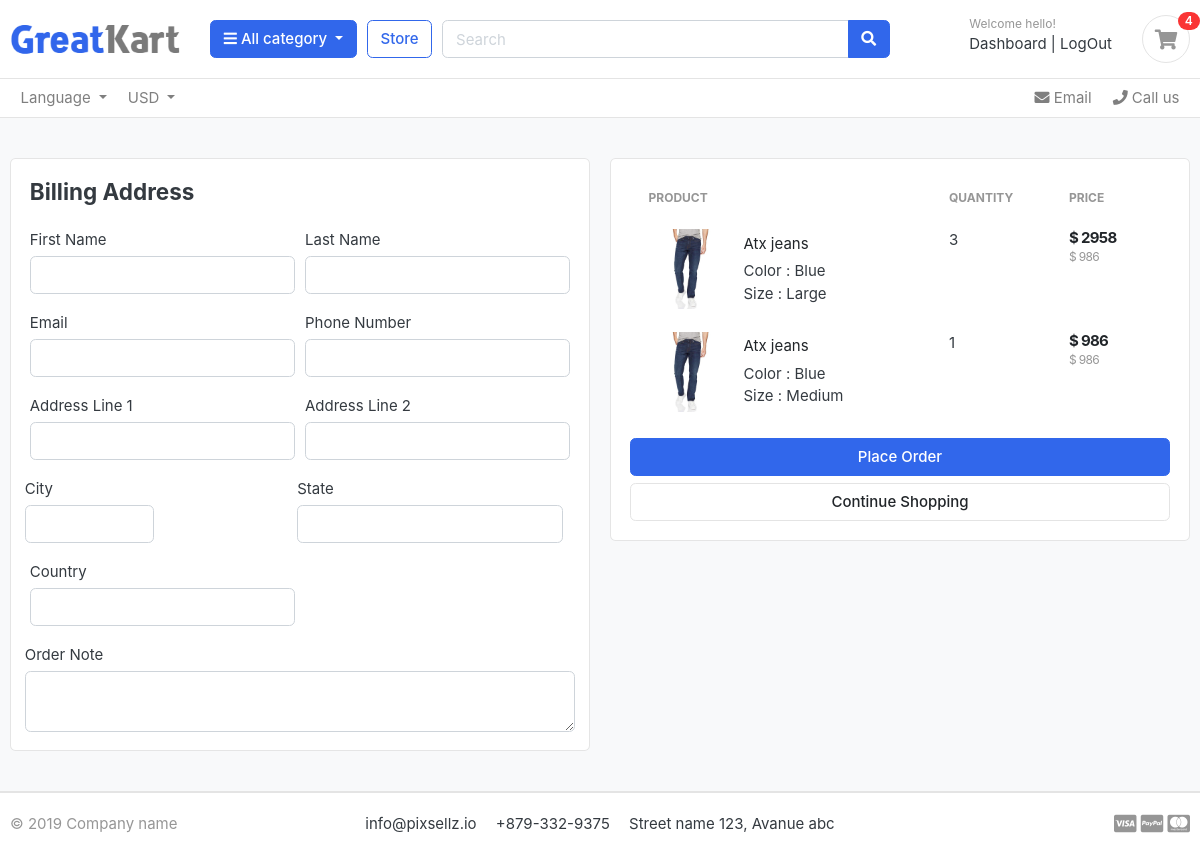
Page /carts/checkout/ (signed in) on the committed database.
### accounts/models.py (models this page shows, shortened)
class Accounts(AbstractBaseUser):
    first_name = models.CharField(max_length=50)
    last_name = models.CharField(max_length=50)
    username = models.CharField(max_length = 50,unique = True )
    email = models.EmailField(max_length=100,unique=True)
    phone_number = models.CharField(max_length=60)
    date_joined = models.DateTimeField(auto_now_add=True)
    last_login = models.DateTimeField(auto_now_add=True)
    is_admin = models.BooleanField(default=False)
    is_staff = models.BooleanField(default=False)
    is_active = models.BooleanField(default=False)
    is_superadmin= models.BooleanField(default=False)
    USERNAME_FIELD = 'email'
    REQUIRED_FIELDS = ['username','first_name','last_name']
    objects = MyAccountManager()

### carts/models.py (models this page shows, shortened)
class CartItem(models.Model):
    user = models.ForeignKey(Accounts,on_delete=models.CASCADE,null=True)
    product = models.ForeignKey(Product, on_delete=models.CASCADE)
    variations = models.ManyToManyField(Variational, blank=True)
    cart = models.ForeignKey(Cart, on_delete=models.CASCADE,null=True)
    quantity = models.IntegerField()
    is_active = models.BooleanField(default=True)
    def sub_total(self):
        return self.product.price*self.quantity

### store/models.py (models this page shows, shortened)
class Product(models.Model):
    product_name=models.CharField(max_length=200,unique=True)
    slug= models.SlugField(max_length=200,unique=True)
    description = models.TextField(max_length=500,blank=True)
    price = models.IntegerField()
    images = models.ImageField(upload_to='photos/products')
    stock = models.IntegerField()
    is_available = models.BooleanField(default=True)
    category = models.ForeignKey(Category,on_delete=models.CASCADE)
    created_date = models.DateTimeField(auto_now=True)
    modified_date = models.DateTimeField(auto_now = True)
    def get_url(self):
        return reverse('product_details',args = [self.category.slug,self.slug])

class Variational(models.Model):
    product=models.ForeignKey(Product, on_delete=models.CASCADE)
    variation_category=models.CharField(max_length=100,choices=variation_category_choice)
    variation_value = models.CharField(max_length=100)
    is_active = models.BooleanField(default=True)
    created_date = models.DateTimeField(auto_now=True)
    objects = VariationalManager()

### carts/views.py (the view)
# urls.py: path('checkout/',views.checkout,name ='checkout'),
@login_required(login_url='login')
def checkout(request, total=0, quantity=0, cart_items=None):
    try:
        tax = 0
        grandtotal = 0
        if request.user.is_authenticated:
            cart_items = CartItem.objects.filter(user=request.user, is_active=True)
        else:
            cart = Cart.objects.get(cart_id=_cart_id(request))
            cart_items = CartItem.objects.filter(cart=cart, is_active=True)
        for cart_item in cart_items:
            total += (cart_item.product.price * cart_item.quantity)
            quantity += cart_item.quantity
        tax = (2 * total) / 100
        grandtotal = total + tax
    except ObjectDoesNotExist:
        pass
    context = {
        'total': total,
        'quantity': quantity,
        'cart_items': cart_items,
        'tax': tax,
        'grandtotal': grandtotal,
    }
    return render(request, 'store/checkout.html', context)

### templates/store/checkout.html (shortened to what this page needs)
{% extends 'base.html' %}
{% load static %}
{% block content %}
<!DOCTYPE HTML>
<html lang="en">
<head>
    <link href="css/bootstrap.css" rel="stylesheet" type="text/css"/>
    <link href="fonts/fontawesome/css/all.min.css" type="text/css" rel="stylesheet">
    <link href="css/ui.css" rel="stylesheet" type="text/css"/>
    <link href="css/responsive.css" rel="stylesheet" media="only screen and (max-width: 1200px)"/>
</head>
<body>
<header class="section-header">
    <nav class="navbar p-md-0 navbar-expand-sm navbar-light border-bottom">
        <div class="container">
            <div class="collapse navbar-collapse" id="navbarTop4">
                <ul class="navbar-nav mr-auto">
                    <li class="nav-item dropdown">
                        <a href="#" class="nav-link dropdown-toggle" data-toggle="dropdown"> Language </a>
                    </li>
                    <li class="nav-item dropdown">
                        <a href="#" class="nav-link dropdown-toggle" data-toggle="dropdown"> USD </a>
                    </li>
                </ul>
                <ul class="navbar-nav">
                    <li><a href="#" class="nav-link"> <i class="fa fa-envelope"></i> Email </a></li>
                    <li><a href="#" class="nav-link"> <i class="fa fa-phone"></i> Call us </a></li>
                </ul>
            </div>
        </div>
    </nav>
</header>
<section class="section-content padding-y bg">
    <div class="container">
        <div class="row">
            <aside class="col-lg-6">
                <div class="card">
                    <div class="card-body">
                        <h4 class="card-title mb-4">Billing Address</h4>
                        <form action="{% url 'place_order' %}" method="POST">
                            <div class="form-row">
                                <div class="form-group col-sm-6">
                                    <label for="">First Name</label>
                                    <input type="text" name="first_name" class="form-control" required>
                                </div>
                                <div class="form-group col-sm-6">
                                    <label for="">Last Name</label>
                                    <input type="text" name="last_name" class="form-control">
                                </div>
                                <div class="form-group col-sm-6">
                                    <label for="">Email</label>
                                    <input type="email" name="email" class="form-control" required>
                                </div>
                                <div class="form-group col-sm-6">
                                    <label for="">Phone Number</label>
                                    <input type="text" name="phone" class="form-control" required>
                                </div>
                                <div class="form-group col-sm-6">
                                    <label for="">Address Line 1</label>
                                    <input type="text" name="address_line_1" class="form-control" required>
                                </div>
                                <div class="form-group col-sm-6">
                                    <label for="">Address Line 2</label>
                                    <input type="text" name="address_line_2" class="form-control" required>
                                </div>
                                <div class="form-row">
                                    <div class="form-group col-sm-6">
                                        <label for="">City</label>
                                        <input type="text" name="city" class="form-control" required>
                                    </div>
                                </div>
                                <div class="form-group col-sm-6">
                                    <label for="">State</label>
                                    <input type="text" name="state" class="form-control" required>
                                </div>
                                <div class="form-group col-sm-6">
                                    <label for="">Country</label>
                                    <input type="text" name="country" class="form-control" required>
                                </div>
                            </div>
                            <div class="form-row">
                                <label for="">Order Note</label>
                                <textarea name="order_note" rows="2" class="form-control"></textarea>
                            </div>
                    </div>
                </div>
            </aside>
            <aside class="col-lg-6">
                <div class="card">
                    <div class="card-body">
                        <table class="table table-borderless table-shopping-cart">
                            <thead class="text-muted">
                            <tr class="small text-uppercase">
                                <th scope="col">Product</th>
                                <th scope="col" width="120">Quantity</th>
                                <th scope="col" width="120">Price</th>
                            </tr>
                            </thead>
                            <tbody>
                            {% for cart_item in cart_items %}
                            <tr>
                                <td>
                                    <figure class="itemside align-items-center">
                                        <div class="aside"><img src="{{cart_item.product.images.url }}" class="img-sm">
                                        </div>
                                        <figcaption class="info">
                                            <a href="{{ cart_item.product.get_url }}" class="title text-dark">{{cart_item.product.product_name}}</a>
                                            {% if cart_item.variations.all %}
                                            {% for item in cart_item.variations.all %}
                                            {{ item.variation_category | capfirst}} : {{ item.variation_value | capfirst}}
                                            <br>
                                            {% endfor %}
                                            {% endif %}
                                        </figcaption>
                                    </figure>
                                </td>
                                <td>
                                    <label for="">{{cart_item.quantity}}</label>
                                </td>
                                <td>
                                    <div class="price-wrap">
                                        <var class="price">$ {{cart_item.sub_total}}</var>
                                        <small class="text-muted">$ {{ cart_item.product.price}} </small>
                                    </div>
                                </td>
                            </tr>
                            {% endfor %}
                            </tbody>
                        </table>
                        <button type="submit" name="submit" class="btn btn-primary btn-block">Place Order</button>
                        <a href="{% url 'home' %}" class="btn btn-light btn-block">Continue Shopping</a>
                    </div>
                </div>
            </aside>
        </div>
    </div>
</section>
</body>
</html>
{% endblock %}

### templates/includes/navbar.html (shortened to what this page needs)
{% load static %}
<header class="section-header">
<section class="header-main border-bottom">
  <div class="container">
<div class="row align-items-center">
  <div class="col-lg-2 col-md-3 col-6">
    <a href="{% url 'homee' %}" class="brand-wrap">
      <img class="logo" src="{% static './images/logo.png' %}">
    </a>
  </div>
  <div class="col-lg col-sm col-md col-6 flex-grow-0">
    <div class="category-wrap dropdown d-inline-block float-right">
      <button type="button" class="btn btn-primary dropdown-toggle" data-toggle="dropdown">
        <i class="fa fa-bars"></i> All category
      </button>
    </div>
  </div>
  <a href="{% url 'homee' %}" class="btn btn-outline-primary">Store</a>
  <div class="col-lg  col-md-6 col-sm-12 col">
    <form action="{% url 'search' %}" class="search" method='GET'>
      <div class="input-group w-100">
          <input type="text" class="form-control" style="width:60%;" placeholder="Search" name="keyword" required>
          <div class="input-group-append">
            <button class="btn btn-primary" type="submit">
              <i class="fa fa-search"></i>
            </button>
          </div>
        </div>
    </form>
  </div>
  <div class="col-lg-3 col-sm-6 col-8 order-2 order-lg-3">
        <div class="d-flex justify-content-end mb-3 mb-lg-0">
          {% if user.id is None %}
          <div class="widget-header">
            <small class="title text-muted">Welcome guest!</small>
            <div>
              <a href="{% url 'login' %}">Sign in</a> <span class="dark-transp"> | </span>
              <a href="{% url 'register' %}"> Register</a>
            </div>
          </div>
          {% else %}
          <div class="widget-header">
            <small class="title text-muted">Welcome {{user.first_name}}!</small>
            <div>
              <a href="{% url 'dashboard' %}">Dashboard</a> <span class="dark-transp"> | </span>
              <a href="{% url 'logout' %}"> LogOut </a>
            </div>
          </div>
          {% endif %}
          <a href="{% url 'carts' %}" class="widget-header pl-3 ml-3">
            <div class="icon icon-sm rounded-circle border"><i class="fa fa-shopping-cart"></i></div>
            <span class="badge badge-pill badge-danger notify">{{cart_count}}</span>
          </a>
        </div>
      </div>
</div>
  </div>
</section>
</header>

### rows in the picture
Accounts: first_name "hello"
CartItem: product.images (picture), product.product_name "Atx jeans", quantity "3", sub_total "2958", product.price "986"
Variational: variation_category "Color", variation_value "Blue"
Variational: variation_category "Size", variation_value "Large"
CartItem: product.images (picture), product.product_name "Atx jeans", quantity "1", sub_total "986", product.price "986"
Variational: variation_category "Size", variation_value "Medium"

### other values in the picture
{{ cart_count }} "4"
